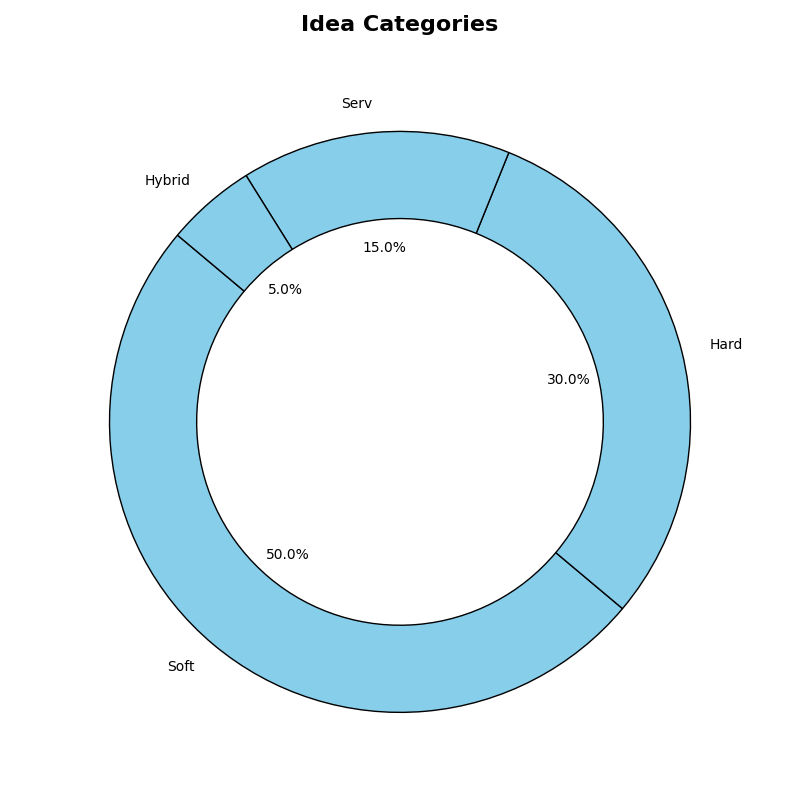

Write the Python code that produced this figure.
import matplotlib.pyplot as plt
import numpy as np

stages = ["Idea", "Proto", "Alpha", "Beta", "Intro", "Success"]
projects = np.array([500, 300, 200, 100, 50, 30])

fig, ax = plt.subplots(figsize=(10, 8))

# Use a single color for all elements
uniform_color = 'skyblue'

for i in range(len(stages)):
    ax.text(0.5, i + 0.5, f"{stages[i]}\n{projects[i]}", 
            ha='center', va='center', fontsize=12, color='black', weight='bold')

ax.set_xlim(0, 1)
ax.set_ylim(0, len(stages))
ax.axis('off')
ax.set_title('Startup Funnel: Idea to Success', fontsize=16, weight='bold', pad=30)
plt.tight_layout()

# Donut chart for idea categories
categories = ['Soft', 'Hard', 'Serv', 'Hybrid']
category_counts = [250, 150, 75, 25]

fig2, ax2 = plt.subplots(figsize=(8, 8))

# Apply single color for all pie sections
ax2.pie(category_counts, labels=categories, colors=[uniform_color]*len(categories), autopct='%1.1f%%',
        startangle=140, wedgeprops={'edgecolor': 'black', 'width': 0.3})

ax2.set_title('Idea Categories', fontsize=16, weight='bold', pad=20)

plt.tight_layout()
plt.show()
